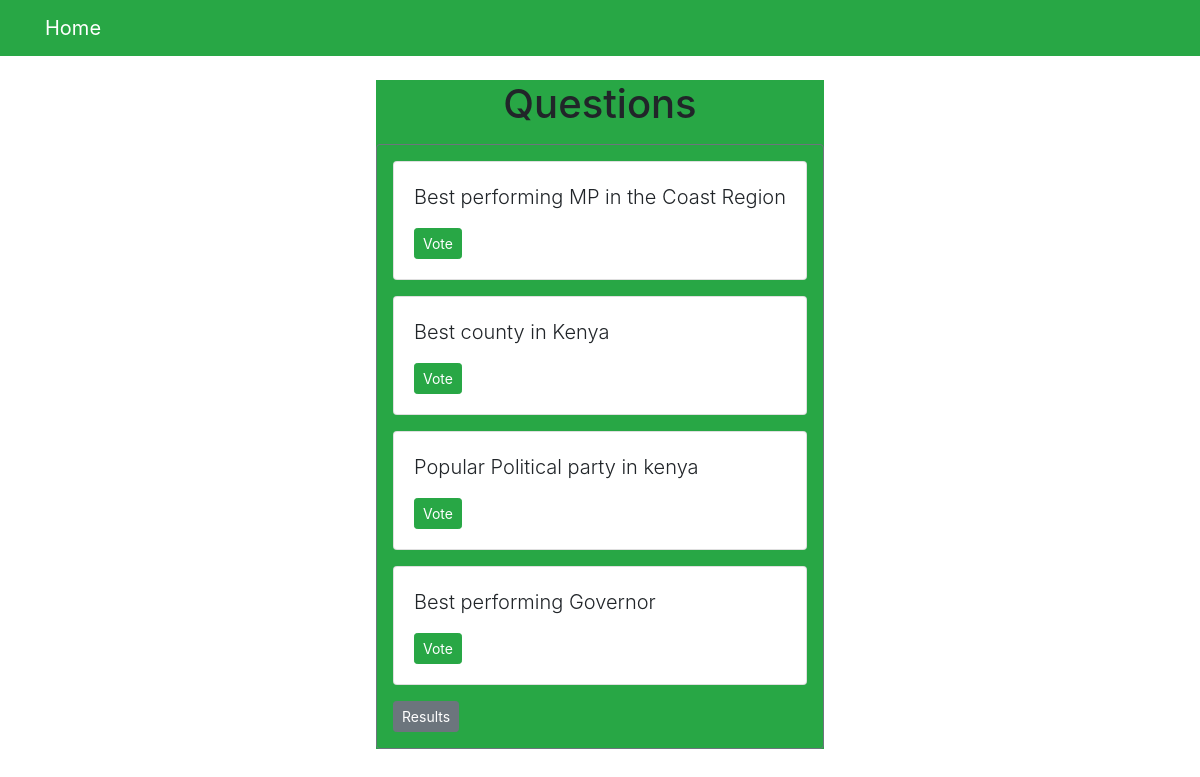
Screenshot of /polls/ with the database file from the repository.
### polls/models.py (models this page shows, shortened)
class Question(models.Model):
    question_text = models.CharField(max_length=200)
    pub_date = models.DateTimeField('date published')

### polls/views.py (the view)
# urls.py: path('', views.index, name ='index'),
def index(request):
    latest_question_list=Question.objects.order_by('-pub_date')[:5]
    context={'latest_question_list':latest_question_list}
    return render(request, 'polls/index.html',context)

### templates/polls/index.html
{% extends 'base.html' %}
{% block content %}
  <h1 class="text-center mb-3">Questions</h1>
  <div class="container border border-secondary rounded p-3 ">
    {% if latest_question_list %}
      {% for question in latest_question_list %}
        <div class="card mb-3">
          <div class="card-body">
            <p class="lead">{{ question.question_text }}</p>
            <a href="{% url 'polls:detail' question.id %}" class="btn btn-success btn-sm">Vote</a>
          </div>
        </div>
      {% endfor %}
      <a href="{% url 'polls:results'  %}" class="btn btn-secondary btn-sm">Results</a>
    {% else %}
      <p>No polls available</p>
    {% endif %}
  </div>
{% endblock %}

### rows the page displays
Question: question_text "Best performing MP in the Coast Region"
Question: question_text "Best county in Kenya"
Question: question_text "Popular Political party in kenya"
Question: question_text "Best performing Governor"
